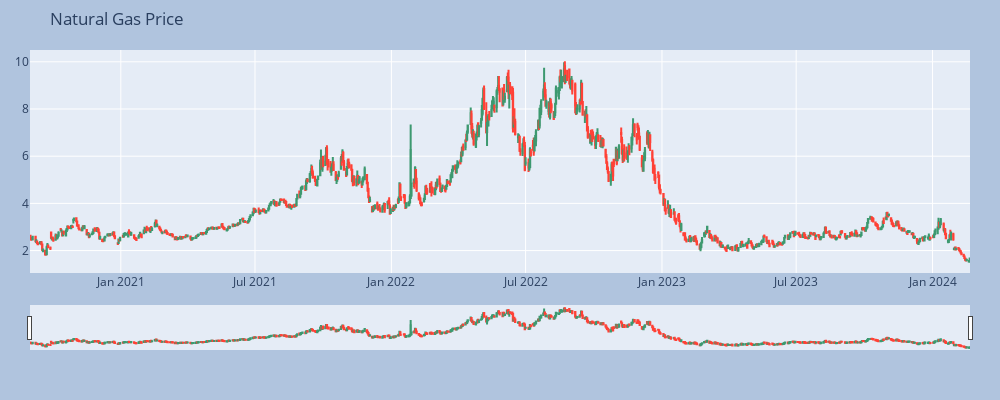

Source (notebook cell):
### Code cell
fig = go.Figure(data=[go.Candlestick(x=df.index,
                                     open=df['Open'],
                                     high=df['High'],
                                     low=df['Low'],
                                     close=df['Adj Close'])])
fig.update_layout(margin=dict(l=30,r=30,t=50,b=50),
                  height=400,
                  width = 1000,
                  paper_bgcolor = "LightSteelBlue",
                  title = "Natural Gas Price"
)

### Figure 1 — Plotly figure (JSON) as saved in the notebook; plotly's stock layout.template omitted (floating-point values rounded to 4 significant figures; data arrays with more than 128 entries replaced by an {"elided": "..."} marker saying what was removed)
{"data": [{"close": {"elided": "874 float values"}, "high": {"elided": "874 float values"}, "low": {"elided": "874 float values"}, "open": {"elided": "874 float values"}, "type": "candlestick", "x": {"elided": "874 str values"}}], "layout": {"height": 400, "margin": {"b": 50, "l": 30, "r": 30, "t": 50}, "paper_bgcolor": "LightSteelBlue", "title": {"text": "Natural Gas Price"}, "width": 1000}}
